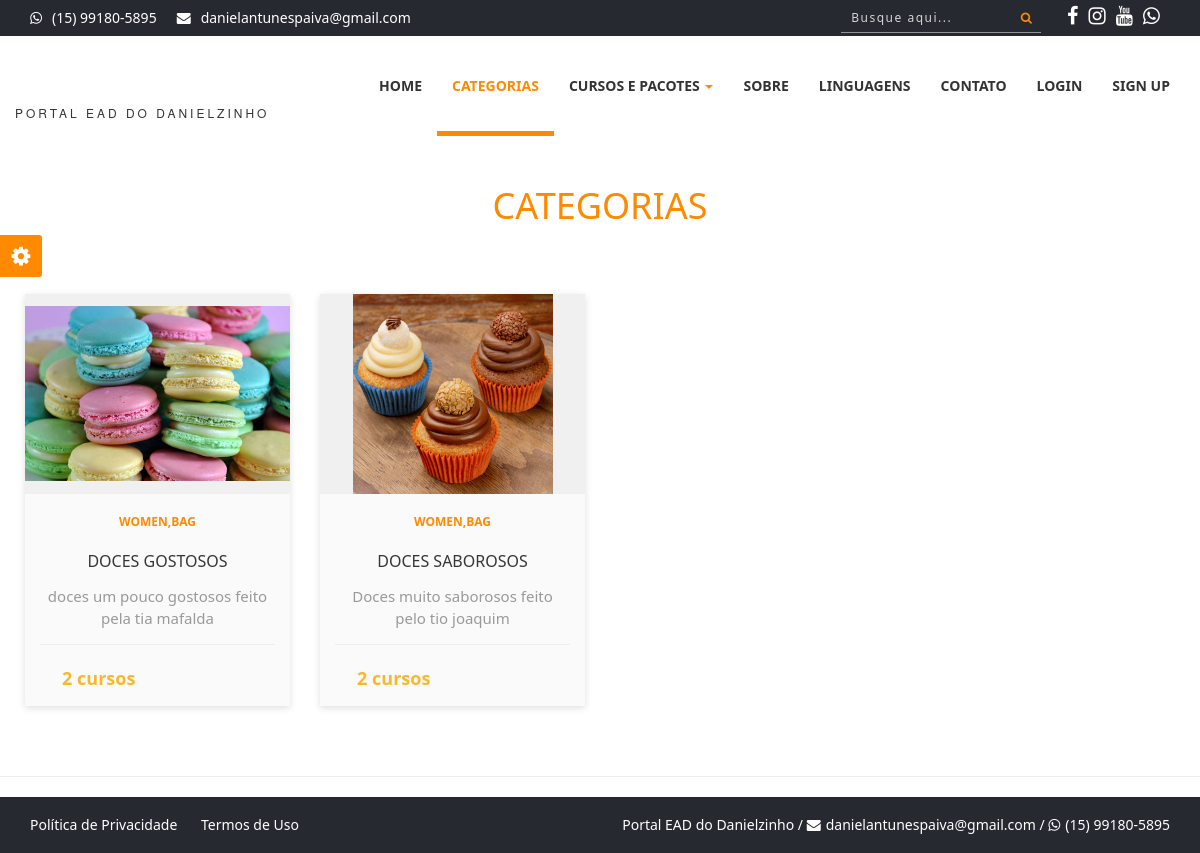
The page /categorias.php on the database as committed earlier.
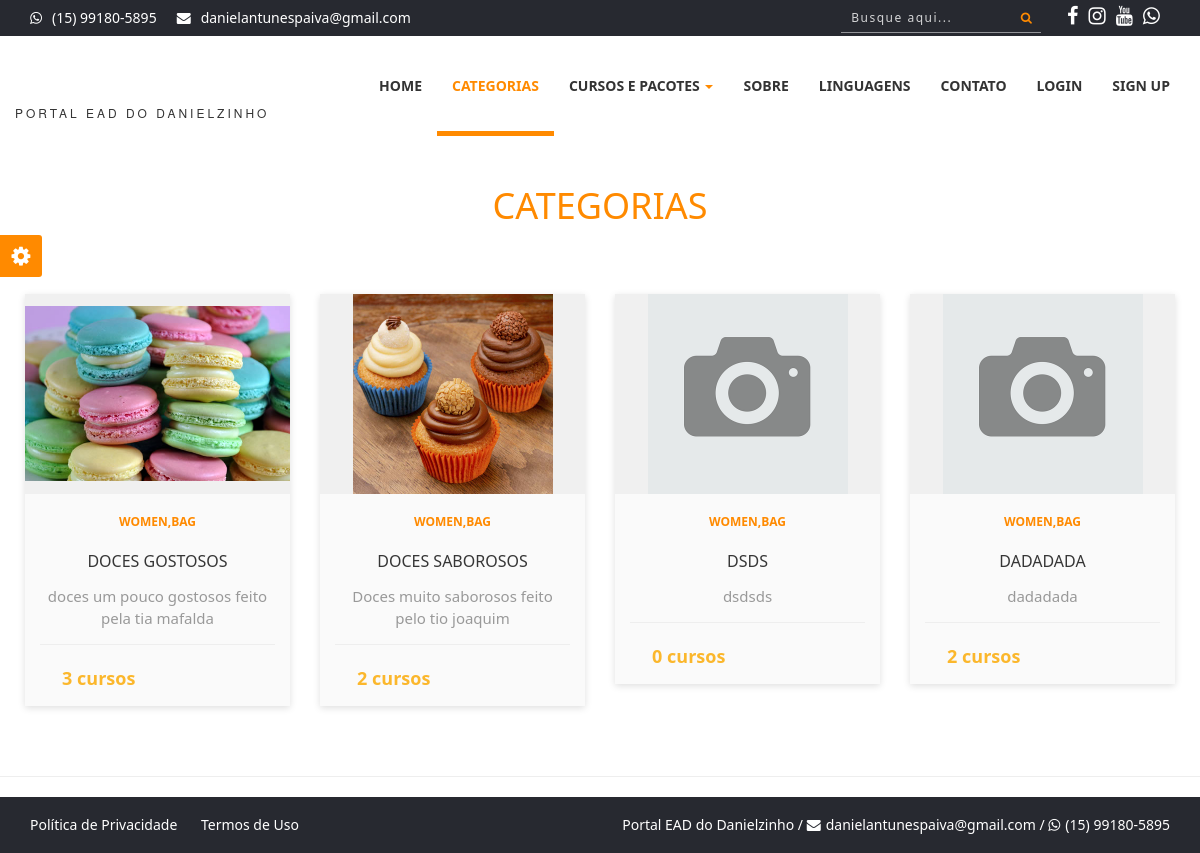
The same page on the database as committed later.
### tables this page shows
CREATE TABLE `categorias` (
  `id` int(11) NOT NULL,
  `nome` varchar(50) NOT NULL,
  `descricao` varchar(50) NOT NULL,
  `foto` varchar(100) DEFAULT NULL
);

### categorias.php (the view, shortened to what this page needs)
<?php
require_once('cabecalho.php');
?>
<?php
$query = $pdo->query("SELECT * FROM categorias ORDER BY id asc");
$res = $query->fetchAll(PDO::FETCH_ASSOC);
$total_reg = @count($res);
if ($total_reg > 0) {
?>
    <section style="margin-top:50px;">
        <div class="section-heading text-center">
            <div class="col-md-12 col-xs-12">
                <h1><span>Categorias</span></h1>
            </div>
        </div>
        <div class="row" style="margin-left:10px; margin-right:10px;">
            <?php
            for ($i = 0; $i < $total_reg; $i++) {
                $id = $res[$i]['id'];
                $nome = $res[$i]['nome'];
                $descricao = $res[$i]['descricao'];
                $foto = $res[$i]['foto'];
                $query2 = $pdo->query("SELECT * FROM cursos WHERE categoria = '$id'");
                $res2 = $query2->fetchAll(PDO::FETCH_ASSOC);
                $cursos = @count($res2);
            ?>
                <div class="col-sm-3 col-xs-6">
                    <div class="product-card">
                        <div class="product-tumb">
                            <img src="sistema/painel-admin/img/categorias/<?php echo $foto ?>" alt="">
                        </div>
                        <div class="product-details" style="text-align:center">
                            <span class="product-catagory">Women,bag</span>
                            <h4><a href=""><?php echo $nome ?></a></h4>
                            <p><?php echo $descricao ?></p>
                            <div class="product-bottom-details">
                            <div class="product-price" ><?php echo $cursos ?> cursos</div>
                            </div>
                        </div>
                    </div>
                </div>
            <?php
            }
            ?>
        </div>
    </section>
<?php
}
?>
<hr>
<?php
require_once('rodape.php');
?>

Rows that differ between the two databases and show on the page:
computed for categorias "DOCES GOSTOSOS": cursos "2" → "3"
added categorias: foto (picture), nome "DSDS", descricao "dsdsds", cursos "0"
added categorias: foto (picture), nome "DADADADA", descricao "dadadada", cursos "2"
